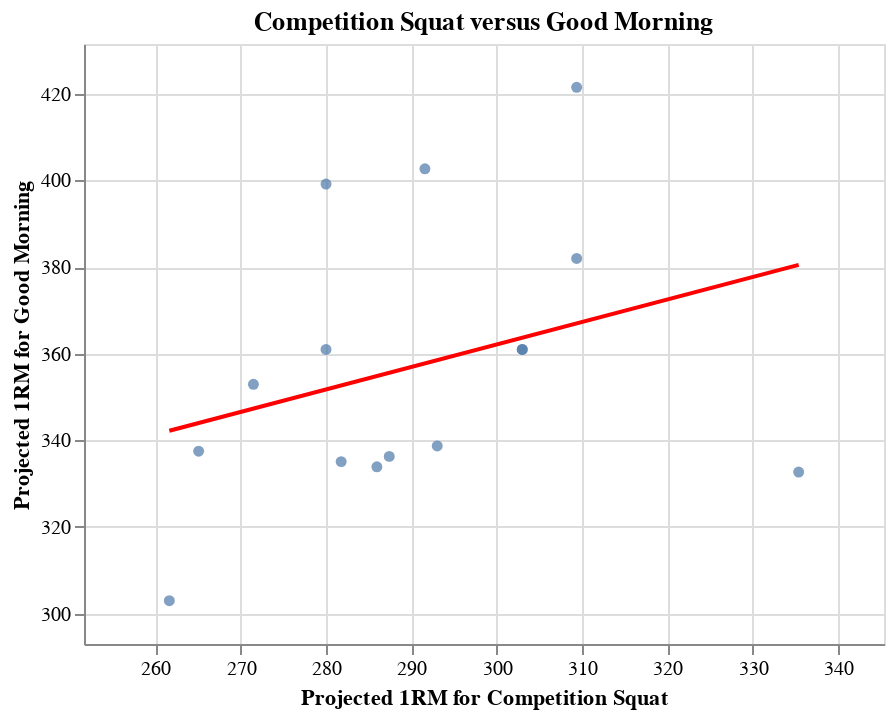

Notebook cell for this chart:
### Code cell
smallx = fixedDf['Projected 1RM Main'].min()
bigx = fixedDf['Projected 1RM Main'].max()
smally = fixedDf['Projected 1RM Acc'].min()
bigy = fixedDf['Projected 1RM Acc'].max()

base = alt.Chart(fixedDf,title=mainLift+' versus '+accessory).mark_circle().encode(
            alt.X("Projected 1RM Main", title="Projected 1RM for "+mainLift, scale=alt.Scale(domain = [smallx-10,bigx+10])), alt.Y("Projected 1RM Acc", title="Projected 1RM for "+accessory, scale = alt.Scale(domain=[smally-10,bigy+10])))


line = base.transform_regression("Projected 1RM Main", "Projected 1RM Acc",method="linear"
).mark_line(color="red")

alt.layer(base,line)

### Figure 1 — Vega-Lite specification as saved in the notebook (floating-point values rounded to 4 significant figures)
{"config": {"view": {"continuousWidth": 400, "continuousHeight": 300}}, "layer": [{"mark": "circle", "encoding": {"x": {"type": "quantitative", "field": "Projected 1RM Main", "scale": {"domain": [251.6, 345.4]}, "title": "Projected 1RM for Competition Squat"}, "y": {"type": "quantitative", "field": "Projected 1RM Acc", "scale": {"domain": [293.0, 431.5]}, "title": "Projected 1RM for Good Morning"}}, "title": "Competition Squat versus Good Morning"}, {"mark": {"type": "line", "color": "red"}, "encoding": {"x": {"type": "quantitative", "field": "Projected 1RM Main", "scale": {"domain": [251.6, 345.4]}, "title": "Projected 1RM for Competition Squat"}, "y": {"type": "quantitative", "field": "Projected 1RM Acc", "scale": {"domain": [293.0, 431.5]}, "title": "Projected 1RM for Good Morning"}}, "title": "Competition Squat versus Good Morning", "transform": [{"on": "Projected 1RM Main", "regression": "Projected 1RM Acc", "method": "linear"}]}], "data": {"name": "data-5409836e1ed886578e87cb959ae90fe0"}, "$schema": "https://vega.github.io/schema/vega-lite/v4.8.1.json", "datasets": {"data-5409836e1ed886578e87cb959ae90fe0": [{"Date": "2018-11-28", "Lift Main": "Competition Squat", "Weight Main": 155.0, "Projected Reps Main": 15.0, "Reps Main": 5.0, "RPE Main": 0.0, "Projected 1RM Main": 291.6, "Lift Acc": "Good Morning", "Weight Acc": 115.0, "Projected Reps Acc": 15.0, "Reps Acc": 5.0, "RPE Acc": 0.0, "Projected 1RM Acc": 402.7}, {"Date": "2018-12-04", "Lift Main": "Competition Squat", "Weight Main": 185.0, "Projected Reps Main": 10.0, "Reps Main": 5.0, "RPE Main": 5.0, "Projected 1RM Main": 261.6, "Lift Acc": "Good Morning", "Weight Acc": 115.0, "Projected Reps Acc": 10.0, "Reps Acc": 5.0, "RPE Acc": 5.0, "Projected 1RM Acc": 303.0}, {"Date": "2018-12-11", "Lift Main": "Competition Squat", "Weight Main": 215.0, "Projected Reps Main": 6.0, "Reps Main": 5.0, "RPE Main": 9.0, "Projected 1RM Main": 271.5, "Lift Acc": "Good Morning", "Weight Acc": 130.0, "Projected Reps Acc": 6.0, "Reps Acc": 5.0, "RPE Acc": 9.0, "Projected 1RM Acc": 352.9}, {"Date": "2018-12-18", "Lift Main": "Competition Squat", "Weight Main": 240.0, "Projected Reps Main": 5.0, "Reps Main": 5.0, "RPE Main": 10.0, "Projected 1RM Main": 293.0, "Lift Acc": "Good Morning", "Weight Acc": 140.0, "Projected Reps Acc": 5.0, "Reps Acc": 5.0, "RPE Acc": 10.0, "Projected 1RM Acc": 338.7}, {"Date": "2018-12-25", "Lift Main": "Competition Squat", "Weight Main": 165.0, "Projected Reps Main": 13.0, "Reps Main": 3.0, "RPE Main": 0.0, "Projected 1RM Main": 265.1, "Lift Acc": null, "Weight Acc": 131.0, "Projected Reps Acc": 7.0, "Reps Acc": 5.0, "RPE Acc": 8.0, "Projected 1RM Acc": 337.5}, {"Date": "2019-01-01", "Lift Main": "Competition Squat", "Weight Main": 215.0, "Projected Reps Main": 8.0, "Reps Main": 3.0, "RPE Main": 5.0, "Projected 1RM Main": 287.4, "Lift Acc": null, "Weight Acc": 122.0, "Projected Reps Acc": 9.0, "Reps Acc": 5.0, "RPE Acc": 6.0, "Projected 1RM Acc": 336.3}, {"Date": "2019-01-08", "Lift Main": "Competition Squat", "Weight Main": 240.0, "Projected Reps Main": 4.0, "Reps Main": 3.0, "RPE Main": 9.0, "Projected 1RM Main": 281.8, "Lift Acc": null, "Weight Acc": 113.0, "Projected Reps Acc": 11.0, "Reps Acc": 5.0, "RPE Acc": 4.0, "Projected 1RM Acc": 335.1}, {"Date": "2019-01-15", "Lift Main": "Competition Squat", "Weight Main": 255.0, "Projected Reps Main": 3.0, "Reps Main": 3.0, "RPE Main": 10.0, "Projected 1RM Main": 286.0, "Lift Acc": null, "Weight Acc": 104.0, "Projected Reps Acc": 13.0, "Reps Acc": 5.0, "RPE Acc": 2.0, "Projected 1RM Acc": 333.9}, {"Date": "2019-01-22", "Lift Main": "Competition Squat", "Weight Main": 220.0, "Projected Reps Main": 12.0, "Reps Main": 2.0, "RPE Main": 0.0, "Projected 1RM Main": 335.4, "Lift Acc": "Good Morning", "Weight Acc": 95.0, "Projected Reps Acc": 15.0, "Reps Acc": 5.0, "RPE Acc": 0.0, "Projected 1RM Acc": 332.7}, {"Date": "2019-01-29", "Lift Main": "Competition Squat", "Weight Main": 245.0, "Projected Reps Main": 6.0, "Reps Main": 1.0, "RPE Main": 5.0, "Projected 1RM Main": 309.4, "Lift Acc": "Good Morning", "Weight Acc": 145.0, "Projected Reps Acc": 10.0, "Reps Acc": 5.0, "RPE Acc": 5.0, "Projected 1RM Acc": 382.0}, {"Date": "2019-02-05", "Lift Main": "Competition Squat", "Weight Main": 245.0, "Projected Reps Main": 6.0, "Reps Main": 1.0, "RPE Main": 5.0, "Projected 1RM Main": 309.4, "Lift Acc": "Good Morning", "Weight Acc": 160.0, "Projected Reps Acc": 10.0, "Reps Acc": 5.0, "RPE Acc": 5.0, "Projected 1RM Acc": 421.5}, {"Date": "2019-02-12", "Lift Main": "Competition Squat", "Weight Main": 280.0, "Projected Reps Main": 1.0, "Reps Main": 1.0, "RPE Main": 10.0, "Projected 1RM Main": 280.0, "Lift Acc": "Good Morning", "Weight Acc": 165.0, "Projected Reps Acc": 5.0, "Reps Acc": 5.0, "RPE Acc": 10.0, "Projected 1RM Acc": 399.2}, {"Date": "2019-02-12", "Lift Main": "Competition Squat", "Weight Main": 280.0, "Projected Reps Main": 1.0, "Reps Main": 1.0, "RPE Main": 10.0, "Projected 1RM Main": 280.0, "Lift Acc": "Good Morning", "Weight Acc": 140.0, "Projected Reps Acc": 13.0, "Reps Acc": 5.0, "RPE Acc": 2.0, "Projected 1RM Acc": 361.0}, {"Date": "2019-02-23", "Lift Main": "Competition Squat", "Weight Main": 303.0, "Projected Reps Main": 1.0, "Reps Main": 1.0, "RPE Main": 10.0, "Projected 1RM Main": 303.0, "Lift Acc": null, "Weight Acc": 140.0, "Projected Reps Acc": 13.0, "Reps Acc": 5.0, "RPE Acc": 2.0, "Projected 1RM Acc": 361.0}, {"Date": "2019-02-19", "Lift Main": null, "Weight Main": 303.0, "Projected Reps Main": 1.0, "Reps Main": 1.0, "RPE Main": 10.0, "Projected 1RM Main": 303.0, "Lift Acc": "Good Morning", "Weight Acc": 140.0, "Projected Reps Acc": 13.0, "Reps Acc": 5.0, "RPE Acc": 2.0, "Projected 1RM Acc": 361.0}]}}
